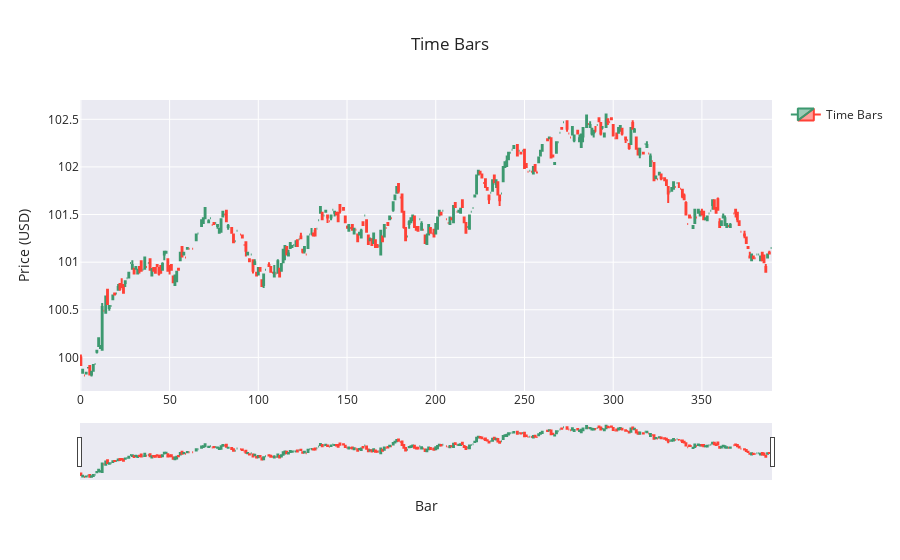

Notebook code cell kept with this figure:
### Markdown cell above
### Bar Chart

### Code cell
fig = go.Figure(data=[go.Candlestick(
    x=time_bars.index,
    open=time_bars['open'],
    high=time_bars['high'],
    low=time_bars['low'],
    close=time_bars['close'],
    name='Time Bars'
)])

fig.update_layout(
    title=f'Time Bars',
    yaxis_title='Price (USD)',
    xaxis_title='Bar',
    xaxis_rangeslider_visible=True, 
    template='seaborn', # other options: plotly, plotly_white, plotly_dark, simple_white
    showlegend=True,
)

### Figure 1 — Plotly figure (JSON) as saved in the notebook; plotly's stock layout.template omitted (floating-point values rounded to 4 significant figures; data arrays with more than 128 entries replaced by an {"elided": "..."} marker saying what was removed)
{"data": [{"close": {"elided": "390 float values"}, "high": {"elided": "390 float values"}, "low": {"elided": "390 float values"}, "name": "Time Bars", "open": {"elided": "390 float values"}, "type": "candlestick", "x": {"elided": "390 int values"}}], "layout": {"showlegend": true, "title": {"text": "Time Bars"}, "xaxis": {"rangeslider": {"visible": true}, "title": {"text": "Bar"}}, "yaxis": {"title": {"text": "Price (USD)"}}}}
